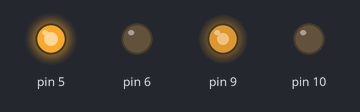
A sketch run on a simulated Arduino Uno, built with avr-gcc and run on an emulated ATmega328P. On the bench: output pins drawn as LEDs (lit = HIGH).

Above: at 0.1 s.
At 1.9 s:
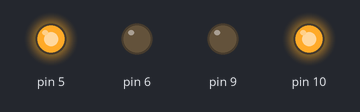
At 3.51 s:
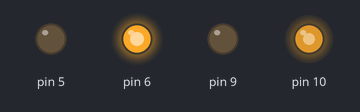
At 4.79 s:
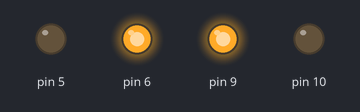
At 10.4 s:
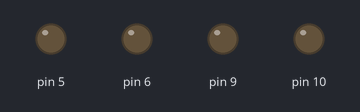
Timing chart, 0 to 11.9 s (numbered marks = the images above):
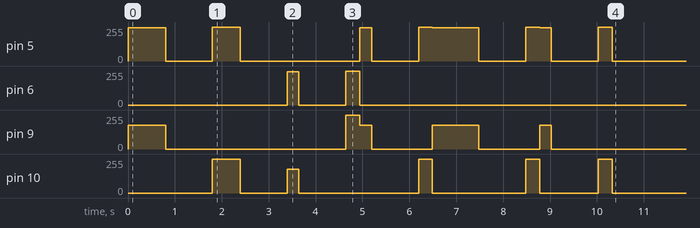

The sketch:

Precise.ino
```cpp
// m in this case means motor
// motor 1 is left, motor 2 is right when looking at bot from the back
#include "MotorClass.h"

// Analog Ouput pins for forward and backward movement
MotorClass Motor1(5,6);
MotorClass Motor2(9,10);

int max_power = 255;
int off = 0;
float Leftfudge_factor = 3.3; // Experimental value from our bot to get time/degree turned
float Rightfudge_factor = 3.35; // Experimental value from our bot to get time/degree turned
volatile bool collision = false;

// STATE VARIABLES
int IDLE_STATE = 1;
int ACTIVE_STATE = 2;

int CURRENT_STATE = ACTIVE_STATE;

void setup() {
  // This automatically goes into the ON state
  Serial.begin(9600);
}

void loop() {
  // MAIN LOOP
  // Get variables
  if (CURRENT_STATE == IDLE_STATE){
    // Do Nothing
  }else if (CURRENT_STATE == ACTIVE_STATE){
    Move12In();
    delay(1000);
    turnClockwise(180);
    delay(1000);
    MoveBack3In();
    delay(1000);
    turnCounterClockwise(90);
    MoveUp3In();
    delay(1000);
    turnClockwise(90);
    Move12In();
    MoveUp2In();
    delay(1000);
    turnClockwise(90);
    MoveUp3In();
    delay(1000);
    turnClockwise(90);
    CURRENT_STATE = IDLE_STATE;
  }
}

void Move12In(){
  Motor1.goForward(250);
  Motor2.goForward(180);
  delay(800);
  Motor1.stop();
  Motor2.stop();
}

void MoveUp3In(){
  Motor1.goForward(250);
  Motor2.goForward(180);
  delay(250);
  Motor1.stop();
  Motor2.stop();
}

void MoveUp2In(){
  Motor1.goForward(250);
  Motor2.goForward(180);
  delay(190);
  Motor1.stop();
  Motor2.stop();
}

void MoveBack3In(){
  Motor1.goBackward(250);
  Motor2.goBackward(180);
  delay(250);
  Motor1.stop();
  Motor2.stop();
}

void turnClockwise(int degrees){
  Motor2.goBackward(max_power);
  Motor1.goForward(max_power);
  delay(degrees * Leftfudge_factor);
  Motor1.stop();
  Motor2.stop();
}

void turnCounterClockwise(int degrees){
  Motor1.goBackward(max_power);
  Motor2.goForward(max_power);
  delay(degrees * Rightfudge_factor);
  Motor1.stop();
  Motor2.stop();
}
```

Measured:
- by itself, pin 5: 0/255 → 250/255 at 0.00 s, → 0/255 0.80 s later, → 255/255 1.0 s later, → 0/255 0.59 s later, … (14 changes in this stretch)
- by itself, pin 6: 0/255 → 250/255 at 3.4 s, → 0/255 0.25 s later, → 255/255 1.0 s later, → 0/255 0.30 s later
- by itself, pin 9: 0/255 → 180/255 at 0.00 s, → 0/255 0.80 s later, → 255/255 3.8 s later, → 180/255 0.30 s later, … (9 changes in this stretch)
- by itself, pin 10: 0/255 → 255/255 at 1.8 s, → 0/255 0.59 s later, → 180/255 1.0 s later, → 0/255 0.25 s later, … (10 changes in this stretch)
